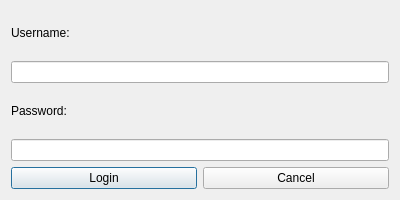
<?xml version="1.0" encoding="UTF-8"?>
<ui version="4.0">
 <class>LoginWindow</class>
 <widget class="QDialog" name="LoginWindow">
  <property name="geometry">
   <rect>
    <x>0</x>
    <y>0</y>
    <width>400</width>
    <height>200</height>
   </rect>
  </property>
  <property name="windowTitle">
   <string>User Login</string>
  </property>
  <layout class="QVBoxLayout" name="verticalLayout">
   <item>
    <widget class="QLabel" name="label_username">
     <property name="text">
      <string>Username:</string>
     </property>
    </widget>
   </item>
   <item>
    <widget class="QLineEdit" name="input_username"/>
   </item>
   <item>
    <widget class="QLabel" name="label_password">
     <property name="text">
      <string>Password:</string>
     </property>
    </widget>
   </item>
   <item>
    <widget class="QLineEdit" name="input_password">
     <property name="echoMode">
      <enum>QLineEdit::Password</enum>
     </property>
    </widget>
   </item>
   <item>
    <layout class="QHBoxLayout" name="horizontalLayout">
     <item>
      <widget class="QPushButton" name="button_login">
       <property name="text">
        <string>Login</string>
       </property>
      </widget>
     </item>
     <item>
      <widget class="QPushButton" name="button_cancel">
       <property name="text">
        <string>Cancel</string>
       </property>
      </widget>
     </item>
    </layout>
   </item>
  </layout>
 </widget>
 <resources/>
 <connections/>
</ui>
